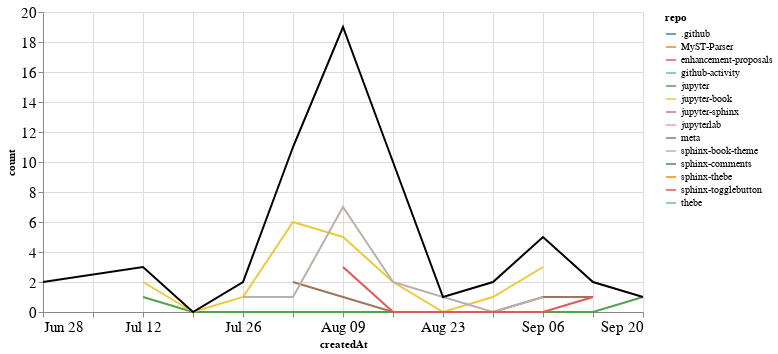

Here is the notebook cell this chart was saved with:
### Markdown cell above
## PRs

### Code cell
prs_time = prs.groupby('repo').resample('W', on='createdAt').count()['author'].reset_index()
prs_time = prs_time.rename(columns={'author': 'count'})
prs_time_total = prs_time.groupby('createdAt').agg({"count": "sum"}).reset_index()

ch1 = alt.Chart(prs_time, width=600).mark_line().encode(
    x='createdAt',
    y='count',
    color='repo',
    tooltip="repo"
)

ch2 = alt.Chart(prs_time_total, width=600).mark_line(color="black").encode(
    x='createdAt',
    y='count',
)

ch1 + ch2

### Figure 1 — Vega-Lite specification as saved in the notebook (floating-point values rounded to 4 significant figures)
{"config": {"axisLeft": {"labelFontSize": 15}, "axisBottom": {"labelFontSize": 15}}, "layer": [{"data": {"name": "data-455ea87ab787a1a6d7bf85a7171627d0"}, "mark": "line", "encoding": {"color": {"type": "nominal", "field": "repo"}, "tooltip": {"type": "nominal", "field": "repo"}, "x": {"type": "temporal", "field": "createdAt"}, "y": {"type": "quantitative", "field": "count"}}, "width": 600}, {"data": {"name": "data-ce4d6b38285a3f4bf645d99eb461d3d6"}, "mark": {"type": "line", "color": "black"}, "encoding": {"x": {"type": "temporal", "field": "createdAt"}, "y": {"type": "quantitative", "field": "count"}}, "width": 600}], "$schema": "https://vega.github.io/schema/vega-lite/v4.8.1.json", "datasets": {"data-455ea87ab787a1a6d7bf85a7171627d0": [{"repo": ".github", "createdAt": "2020-08-02T00:00:00", "count": 2}, {"repo": "MyST-Parser", "createdAt": "2020-06-28T00:00:00", "count": 1}, {"repo": "enhancement-proposals", "createdAt": "2020-08-30T00:00:00", "count": 1}, {"repo": "github-activity", "createdAt": "2020-08-09T00:00:00", "count": 2}, {"repo": "jupyter", "createdAt": "2020-07-12T00:00:00", "count": 1}, {"repo": "jupyter", "createdAt": "2020-07-19T00:00:00", "count": 0}, {"repo": "jupyter", "createdAt": "2020-07-26T00:00:00", "count": 0}, {"repo": "jupyter", "createdAt": "2020-08-02T00:00:00", "count": 0}, {"repo": "jupyter", "createdAt": "2020-08-09T00:00:00", "count": 0}, {"repo": "jupyter", "createdAt": "2020-08-16T00:00:00", "count": 0}, {"repo": "jupyter", "createdAt": "2020-08-23T00:00:00", "count": 0}, {"repo": "jupyter", "createdAt": "2020-08-30T00:00:00", "count": 0}, {"repo": "jupyter", "createdAt": "2020-09-06T00:00:00", "count": 0}, {"repo": "jupyter", "createdAt": "2020-09-13T00:00:00", "count": 0}, {"repo": "jupyter", "createdAt": "2020-09-20T00:00:00", "count": 1}, {"repo": "jupyter-book", "createdAt": "2020-07-12T00:00:00", "count": 2}, {"repo": "jupyter-book", "createdAt": "2020-07-19T00:00:00", "count": 0}, {"repo": "jupyter-book", "createdAt": "2020-07-26T00:00:00", "count": 1}, {"repo": "jupyter-book", "createdAt": "2020-08-02T00:00:00", "count": 6}, {"repo": "jupyter-book", "createdAt": "2020-08-09T00:00:00", "count": 5}, {"repo": "jupyter-book", "createdAt": "2020-08-16T00:00:00", "count": 2}, {"repo": "jupyter-book", "createdAt": "2020-08-23T00:00:00", "count": 0}, {"repo": "jupyter-book", "createdAt": "2020-08-30T00:00:00", "count": 1}, {"repo": "jupyter-book", "createdAt": "2020-09-06T00:00:00", "count": 3}, {"repo": "jupyter-sphinx", "createdAt": "2020-06-28T00:00:00", "count": 1}, {"repo": "jupyterlab", "createdAt": "2020-08-09T00:00:00", "count": 1}, {"repo": "meta", "createdAt": "2020-08-02T00:00:00", "count": 2}, {"repo": "meta", "createdAt": "2020-08-09T00:00:00", "count": 1}, {"repo": "meta", "createdAt": "2020-08-16T00:00:00", "count": 0}, {"repo": "meta", "createdAt": "2020-08-23T00:00:00", "count": 0}, {"repo": "meta", "createdAt": "2020-08-30T00:00:00", "count": 0}, {"repo": "meta", "createdAt": "2020-09-06T00:00:00", "count": 1}, {"repo": "meta", "createdAt": "2020-09-13T00:00:00", "count": 1}, {"repo": "sphinx-book-theme", "createdAt": "2020-07-26T00:00:00", "count": 1}, {"repo": "sphinx-book-theme", "createdAt": "2020-08-02T00:00:00", "count": 1}, {"repo": "sphinx-book-theme", "createdAt": "2020-08-09T00:00:00", "count": 7}, {"repo": "sphinx-book-theme", "createdAt": "2020-08-16T00:00:00", "count": 2}, {"repo": "sphinx-book-theme", "createdAt": "2020-08-23T00:00:00", "count": 1}, {"repo": "sphinx-book-theme", "createdAt": "2020-08-30T00:00:00", "count": 0}, {"repo": "sphinx-book-theme", "createdAt": "2020-09-06T00:00:00", "count": 1}, {"repo": "sphinx-comments", "createdAt": "2020-08-16T00:00:00", "count": 4}, {"repo": "sphinx-thebe", "createdAt": "2020-08-16T00:00:00", "count": 1}, {"repo": "sphinx-togglebutton", "createdAt": "2020-08-09T00:00:00", "count": 3}, {"repo": "sphinx-togglebutton", "createdAt": "2020-08-16T00:00:00", "count": 0}, {"repo": "sphinx-togglebutton", "createdAt": "2020-08-23T00:00:00", "count": 0}, {"repo": "sphinx-togglebutton", "createdAt": "2020-08-30T00:00:00", "count": 0}, {"repo": "sphinx-togglebutton", "createdAt": "2020-09-06T00:00:00", "count": 0}, {"repo": "sphinx-togglebutton", "createdAt": "2020-09-13T00:00:00", "count": 1}, {"repo": "thebe", "createdAt": "2020-08-16T00:00:00", "count": 1}], "data-ce4d6b38285a3f4bf645d99eb461d3d6": [{"createdAt": "2020-06-28T00:00:00", "count": 2}, {"createdAt": "2020-07-12T00:00:00", "count": 3}, {"createdAt": "2020-07-19T00:00:00", "count": 0}, {"createdAt": "2020-07-26T00:00:00", "count": 2}, {"createdAt": "2020-08-02T00:00:00", "count": 11}, {"createdAt": "2020-08-09T00:00:00", "count": 19}, {"createdAt": "2020-08-16T00:00:00", "count": 10}, {"createdAt": "2020-08-23T00:00:00", "count": 1}, {"createdAt": "2020-08-30T00:00:00", "count": 2}, {"createdAt": "2020-09-06T00:00:00", "count": 5}, {"createdAt": "2020-09-13T00:00:00", "count": 2}, {"createdAt": "2020-09-20T00:00:00", "count": 1}]}}
